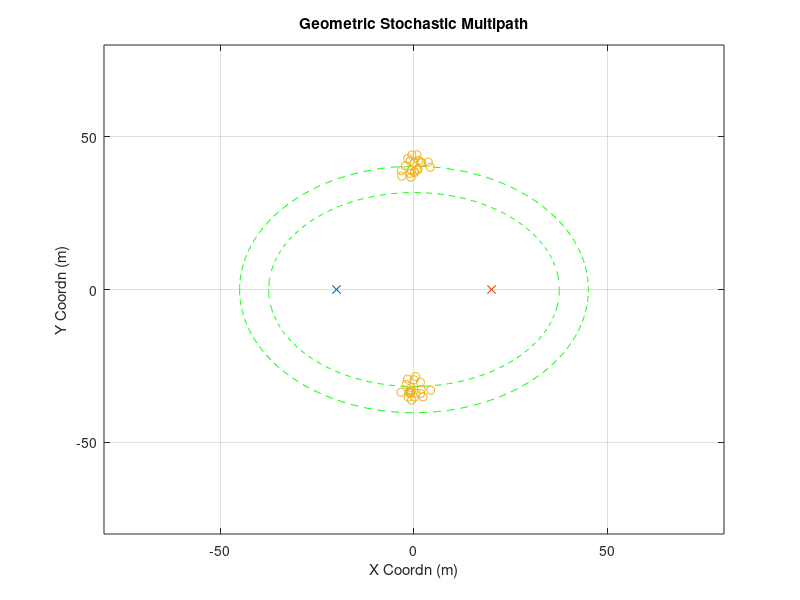

This figure's MATLAB source: (Note: this script raises an error after producing the figure.)
% test whether it is possible to get reasonable "initial guess" of channle
% parameter
clear;clc;close all
% rng(2)
%% other parameter
plot_ellipse = 1;
noise_pow = 1;

%% Goemetry Parameters
Nt = 16;
Nr = 16;
D_bs2ue = 40;
loc0_ue = [-D_bs2ue/2,0];
loc0_bs = [D_bs2ue/2,0];
speed_c = 3e8;
fc = 28e9;
%% Large Scale Parameter (Multiple Clusters)
cluster_delay = [300e-9,250e-9];
cluster_num = 2;
ray_num = 20;

%% Cluster Generation (Strongest Two?)
for cluster_index = 1:cluster_num
    delay = cluster_delay(cluster_index);
    ellipse_len = delay*speed_c;
    a = ellipse_len/2;
    c = D_bs2ue/2;
    b = sqrt(a^2-c^2);
    
%     AOA = rand*pi-pi/2;
    if cluster_index==1
        AOA = pi/2;
    else
        AOA = -pi/2;
    end
    loc_cluster_cnt = [a*cos(AOA),b*sin(AOA)];
    loc_cluster = repmat(loc_cluster_cnt,ray_num,1)+[randn(ray_num,1)*2,randn(ray_num,1)*2];
    loc_cluster_total((cluster_index-1)*ray_num+1:cluster_index*ray_num,:) =  loc_cluster;
    
    for ray_index = 1:ray_num
        raydelay(cluster_index,ray_index) = (norm(loc_cluster(ray_index,:)-loc0_bs)...
                    +norm(loc_cluster(ray_index,:)-loc0_ue))/speed_c;
        temp = loc_cluster(ray_index,:) - loc0_ue;
        rayAOA(cluster_index,ray_index) = angle(temp(1)+1j*temp(2));
        temp = loc_cluster(ray_index,:) - loc0_bs;
        rayAOD(cluster_index,ray_index) = angle(temp(1)+1j*temp(2));
    end
    raygain = exp(1j*rand(cluster_num, ray_num)*2*pi);
%     raygain(2,:) = zeros(1,ray_num);
    
    fprintf('Cluster %d:\n',cluster_index);
    fprintf('DS Mean:    %4.2f ns\n', mean(raydelay(cluster_index,:)*1e9));
    fprintf('DS Std Dev: %4.2f ns\n', sqrt(var(raydelay(cluster_index,:)*1e9)));
    fprintf('AOAS Mean:    %4.2f degree\n', mean(rayAOA(cluster_index,:)/pi*180));
    fprintf('AOAS Std Dev: %4.2f degree\n', sqrt(var(rayAOA(cluster_index,:)/pi*180)));
    fprintf('AODS Mean:    %4.2f degree\n', mean(rayAOD(cluster_index,:)/pi*180));
    fprintf('AODS Std Dev: %4.2f degree\n', sqrt(var(rayAOD(cluster_index,:)/pi*180)));
    
    % plot ellipse
    if plot_ellipse
        t = -pi:0.01:pi;
        x = a*cos(t);
        y = b*sin(t);
        figure(99)
        plot(x,y,'g--');hold on
    end
end

% plot of scattering ellipse
if plot_ellipse
    figure(99)
    plot(loc0_ue(1),loc0_ue(2),'x');hold on
    plot(loc0_bs(1),loc0_bs(2),'x');hold on
    plot(loc_cluster_total(:,1),loc_cluster_total(:,2),'o');hold on
    title('Geometric Stochastic Multipath')
    axis([-80,80,-80,80])
    xlabel('X Coordn (m)')
    ylabel('Y Coordn (m)')
    grid on
end

%% Frequency Domain MIMO Channel & Frequency Domain Equivalent Beamspace Channel
Nfft = 512;
H_freq0 = get_H_freq2( raygain,...
                       raydelay,...
                       rayAOA,...
                       rayAOD,...
                       cluster_num,...
                       ray_num,...
                       Nt, Nr);
norm_factor = sqrt(mean(mean(mean(abs(H_freq0).^2))));
% norm_factor = 1;
H_freq0 = H_freq0 / norm_factor ;

%%
phi1 = mean(rayAOA(1,:),2);
% phi_round1 = round(mean(rayAOA(1,:),2)/pi*2^6)/2^6*pi;
phi_round1 = phi1;
arx1 = exp(1j*(0:Nr-1)'*pi*sin(phi_round1))/sqrt(Nr);

phi_round1_leftasst = (round(mean(rayAOA(1,:),2)/pi*2^6)-0.25)/2^6*pi;
arx1_leftasst = exp(1j*(0:Nr-1)'*pi*sin(phi_round1_leftasst))/sqrt(Nr);
phi_round1_rightasst = (round(mean(rayAOA(1,:),2)/pi*2^6)+0.25)/2^6*pi;
arx1_rightasst = exp(1j*(0:Nr-1)'*pi*sin(phi_round1_rightasst))/sqrt(Nr);

theta1 = mean(rayAOD(1,:),2);
atx1 = exp(1j*(0:Nt-1)'*pi*sin(theta1))/sqrt(Nt);

phi2 = mean(rayAOA(2,:),2);
% phi_round2 = round(mean(rayAOA(2,:),2)/pi*2^6)/2^6*pi;
phi_round2 = phi2;
arx2 = exp(1j*(0:Nr-1)'*pi*sin(phi_round2))/sqrt(Nr);
theta2 = mean(rayAOD(2,:),2);
atx2 = exp(1j*(0:Nt-1)'*pi*sin(theta2))/sqrt(Nt);
%% quick look at post-beamforming wideband channel 
if noise_pow == 10
    NMSE = -10;
elseif noise_pow == 1
    NMSE = -20;
elseif noise_pow == 0.1
    NMSE = -30;
end

H_error_scaler = sqrt(10^(NMSE/10));
for kk=1:Nfft
    H_error = (randn(Nr,Nt)+1j*randn(Nr,Nt))/sqrt(2)*H_error_scaler;
    H_BB1(kk,1) = arx1'*(squeeze(H_freq0(:,:,kk))+H_error)*atx1;
    H_BB2(kk,1) = arx2'*(squeeze(H_freq0(:,:,kk))+H_error)*atx2;
end
% figure
% plot(10*log10(abs(H_BB1(:,1))))
% grid on
% xlabel('Subcarrier Index')
% ylabel('Channel Gain (dB)')
%% OMP approach 
G = 1000;
Nfft = 512;
tau_range = linspace(150,350,G)*1e-9;
krange = transpose(1:Nfft);
for gg=1:G
    Psi(:,gg) = exp(-1j*(2*pi)*krange*tau_range(gg)/(Nfft*1e-9));
end
s_tau = zeros(Nfft,ray_num);
h_res = H_BB1(:,1);
for rr=1:ray_num
    [~, kr_bb1(rr)] = max(abs(Psi'*h_res));
    s_tau(:,rr) = Psi(:,kr_bb1(rr));
    h_res = (eye(Nfft) - s_tau(:,1:rr)*pinv(s_tau(:,1:rr)))*H_BB1(:,1);
end

s_tau = zeros(Nfft,ray_num);
h_res = H_BB2(:,1);
for rr=1:ray_num
    [~, kr_bb2(rr)] = max(abs(Psi'*h_res));
    s_tau(:,rr) = Psi(:,kr_bb2(rr));
    h_res = (eye(Nfft) - s_tau(:,1:rr)*pinv(s_tau(:,1:rr)))*H_BB2(:,1);
end
% [sort(tau_range(kr)).' sort(raydelay(1,:)).']*1e9
%% Parameter refinement using Alternative Search in BB1
t_num = 50;
for tt = 1:t_num
    if tt==1
        rayAOA_prev = ones(1,ray_num)*phi1;
        raydelay_prev = tau_range(kr_bb1);
    elseif tt>1
        raydelay_prev = tau_est;
        rayAOA_prev = AOA_est;
        raygain_prev = alpha_est;
    end

    % Alternative estimation parameters
    
        %---------------------------------------------
        % Alpha estimation using previous tau and phi
        %---------------------------------------------
        for kk=1:Nfft
            if tt==1
                bigPhi = ones(1,ray_num)*1e-5;
            else
                bigPhi = sin(rayAOA_prev(1,:))-sin(phi_round1);
            end
            bigTheta = -sin(rayAOD(1,:))+sin(theta1);
            BigAlpha(kk,:) = exp(-1j*2*pi*kk*(raydelay_prev(1,:))/(1e-9*Nfft))...
                .*(1-exp(1j*pi*Nr*bigPhi))./(1-exp(1j*pi*bigPhi))...
                .*Nt...
                ./(Nt*Nr);
        end
        alpha_est = (pinv(BigAlpha)*H_BB1(:,1)).';
%         H_BB1_pred(:,tt) = BigAlpha*(alpha_est.');
%         figure
%         plot(abs(H_BB1_pred(:,tt)));hold on
%         plot(abs(H_BB1(:,1)));hold on
%         legend('pred','true')
        
        
        %---------------------------------------------
        % tau estimation with previous alpha and phi
        %---------------------------------------------
        for kk=1:Nfft
%             bigPhi = sin(rayAOA_prev(1,:))-sin(phi_round1);
            bigTheta = -sin(rayAOD(1,:))+sin(theta1);
            BigTau(kk,:) = (-1j*2*pi/(Nfft*1e-9)*kk)...
            .*exp(-1j*2*pi*kk*(raydelay_prev(1,:))/(1e-9*Nfft))...
            .*alpha_est...    
            .*(1-exp(1j*pi*Nr*bigPhi))./(1-exp(1j*pi*bigPhi))...
            .*Nt...
            ./(Nt*Nr);
            
            BigTau_const(kk,:) = exp(-1j*2*pi*kk*(raydelay_prev(1,:))...
            /(1e-9*Nfft))...
            .*alpha_est...    
            .*(1-exp(1j*pi*Nr*bigPhi))./(1-exp(1j*pi*bigPhi))...
            .*Nt...
            ./(Nt*Nr);
        end
%         H_BB1_pred(:,tt) = sum(BigTau_const,2)+BigTau*((raydelay(1,:)-raydelay_prev(1,:)).');
        deltatau_est = pinv([real(BigTau);imag(BigTau)])...
            *[real(H_BB1(:,1)-sum(BigTau_const,2));imag(H_BB1(:,1)-sum(BigTau_const,2))];
        tau_est = raydelay_prev(1,:) + deltatau_est.';
%         H_BB1_pred_real(:,tt) = real(BigTau) * deltatau_est + real(sum(BigTau_const,2));
%         H_BB1_pred_imag(:,tt) = imag(BigTau) * deltatau_est + imag(sum(BigTau_const,2));
%         figure
%         plot(abs(H_BB1_pred_real(:,tt)+1j*H_BB1_pred_imag(:,tt)));hold on
%         plot(abs(H_BB1(:,1)));hold on
%         legend('pred','true')

        %---------------------------------------------
        % phi estimation using previous alpha and tau
        %---------------------------------------------
%         rayAOA_prev(1,:) = rayAOA_prev(1,:) + deltaAOA_est;
        for kk=1:Nfft
%             bigPhi = sin(rayAOA_prev(1,:))-sin(phi_round1);
            bigTheta = -sin(rayAOD(1,:))+sin(theta1);
            BigPhi_const(kk,:) = alpha_est(1,:)...
                .*exp(-1j*2*pi*kk*(tau_est)/(1e-9*Nfft))...
                .*(1-exp(1j*pi*Nr*bigPhi))./(1-exp(1j*pi*bigPhi))...
                .*Nt...
                ./(Nt*Nr);
            for ray_index=1:ray_num
                phi_bar = phi_round1;
                phi_chan = rayAOA_prev(1,ray_index);
                BigPHI(kk,ray_index) = alpha_est(ray_index)...
                .*exp(-1j*2*pi*kk*(tau_est(ray_index))/(1e-9*Nfft))...
                .*((-1j*pi*Nr*cos(rayAOA_prev(1,ray_index)))*exp(1j*pi*Nr*bigPhi(ray_index))*(1-exp(1j*pi*bigPhi(ray_index)))...
                -(1-exp(1j*pi*Nr*bigPhi(ray_index)))*exp(1j*pi*bigPhi(ray_index))*(-1j*pi*cos(rayAOA_prev(1,ray_index))))...
                ./((1-exp(1j*pi*bigPhi(ray_index)))^2)...
                .*Nt...
                ./(Nt*Nr);
            end
        end
%         H_BB1_pred(:,tt) = sum(BigPhi_const,2)+BigPHI*((rayAOA(1,:)-rayAOA_prev(1,:)).');
        deltaAOA_est = pinv([real(BigPHI);imag(BigPHI)])...
            *[real(H_BB1(:,1)-sum(BigPhi_const,2));imag(H_BB1(:,1)-sum(BigPhi_const,2))];
        AOA_est = rayAOA_prev(1,:) + deltaAOA_est.';
        
%         H_BB1_pred_real(:,tt) = real(BigPHI) * deltaAOA_est + real(sum(BigPhi_const,2));
%         H_BB1_pred_imag(:,tt) = imag(BigPHI) * deltaAOA_est + imag(sum(BigPhi_const,2));
%         figure
%         plot(abs(H_BB1_pred_real(:,tt)+1j*H_BB1_pred_imag(:,tt)));hold on
%         plot(abs(H_BB1(:,1)));hold on
%         legend('pred','true')
        
        %---------------------------------------------
        % Post-Beamforming Channel Using Estimated Parameter
        %---------------------------------------------
        bigPhi_est = sin(AOA_est)-sin(phi_round1);
        for kk=1:Nfft
        H_BB1_pred(kk,tt) = sum(alpha_est(1,:)...
                .*exp(-1j*2*pi*kk*tau_est/(1e-9*Nfft))...
                .*(1-exp(1j*pi*Nr*bigPhi_est))./(1-exp(1j*pi*bigPhi_est))...
                ./Nr);
        end

    MSE_init1(tt) = norm(H_BB1(:,1)-H_BB1_pred(:,tt),'fro')/norm(H_BB1(:,1),'fro');
end
% wrap-up everything for tracking
tau_est1 = tau_est;
AOA_est1= AOA_est;
alpha_est1 = alpha_est;
%% 
figure
plot(MSE_init1);hold on;grid on
xlabel('Iteration')
title('MSE in Initilization')
ylabel('MSE in BB1')
%% Parameter refinement using Alternative Search in BB2
t_num = 50;
for tt = 1:t_num
    if tt==1
        rayAOA_prev = ones(1,ray_num)*phi2;
        raydelay_prev = tau_range(kr_bb2);
    elseif tt>1
        raydelay_prev = tau_est;
        rayAOA_prev = AOA_est;
        raygain_prev = alpha_est;
    end

    % Alternative estimation parameters
    
        %---------------------------------------------
        % Alpha estimation using previous tau and phi
        %---------------------------------------------
        for kk=1:Nfft
            if tt==1
                bigPhi = ones(1,ray_num)*1e-5;
            else
                bigPhi = sin(rayAOA_prev(1,:))-sin(phi_round2);
            end
%             bigPhi = sin(rayAOA_prev(1,:))-sin(phi_round2);
            bigTheta = -sin(rayAOD(2,:))+sin(theta2);
            BigAlpha(kk,:) = exp(-1j*2*pi*kk*(raydelay_prev(1,:))/(1e-9*Nfft))...
                .*(1-exp(1j*pi*Nr*bigPhi))./(1-exp(1j*pi*bigPhi))...
            .*Nt...
            ./(Nt*Nr);
        end
        alpha_est = (pinv(BigAlpha)*H_BB2(:,1)).';
        H_BB2_pred(:,tt) = BigAlpha*(alpha_est.');
%         figure
%         plot(abs(H_BB1_pred(:,tt)));hold on
%         plot(abs(H_BB1(:,tt)));hold on
%         legend('pred','true')
        
        
        %---------------------------------------------
        % tau estimation with previous alpha and phi
        %---------------------------------------------
        for kk=1:Nfft
%             bigPhi = sin(rayAOA_prev(1,:))-sin(phi_round2);
            bigTheta = -sin(rayAOD(2,:))+sin(theta2);
            BigTau(kk,:) = (-1j*2*pi/(Nfft*1e-9)*kk)...
            .*exp(-1j*2*pi*kk*(raydelay_prev(1,:))/(1e-9*Nfft))...
            .*alpha_est...    
            .*(1-exp(1j*pi*Nr*bigPhi))./(1-exp(1j*pi*bigPhi))...
            .*Nt...
            ./(Nt*Nr);
            
            BigTau_const(kk,:) = exp(-1j*2*pi*kk*(raydelay_prev(1,:))...
            /(1e-9*Nfft))...
            .*alpha_est...    
            .*(1-exp(1j*pi*Nr*bigPhi))./(1-exp(1j*pi*bigPhi))...
            .*Nt...
            ./(Nt*Nr);
        end
%         H_BB1_pred(:,tt) = sum(BigTau_const,2)+BigTau*((raydelay(1,:)-raydelay_prev(1,:)).');
        deltatau_est = pinv([real(BigTau);imag(BigTau)])...
            *[real(H_BB2(:,1)-sum(BigTau_const,2));imag(H_BB2(:,1)-sum(BigTau_const,2))];
        tau_est = raydelay_prev(1,:) + deltatau_est.';
%         H_BB2_pred_real(:,tt) = real(BigTau) * deltatau_est + real(sum(BigTau_const,2));
%         H_BB2_pred_imag(:,tt) = imag(BigTau) * deltatau_est + imag(sum(BigTau_const,2));
%         figure
%         plot(abs(H_BB2_pred_real(:,tt)+1j*H_BB2_pred_imag(:,tt)));hold on
%         plot(abs(H_BB2(:,1)));hold on
%         legend('pred','true')

        %---------------------------------------------
        % phi estimation using previous alpha and tau
        %---------------------------------------------
%         rayAOA_prev(1,:) = rayAOA_prev(1,:) + deltaAOA_est;
        for kk=1:Nfft
%             bigPhi = sin(rayAOA_prev(1,:))-sin(phi_round2);
            bigTheta = -sin(rayAOD(2,:))+sin(theta2);
            BigPhi_const(kk,:) = alpha_est(1,:)...
                .*exp(-1j*2*pi*kk*(tau_est)/(1e-9*Nfft))...
                .*(1-exp(1j*pi*Nr*bigPhi))./(1-exp(1j*pi*bigPhi))...
                .*Nt...
                ./(Nt*Nr);
            for ray_index=1:ray_num
                phi_bar = phi_round1;
                phi_chan = rayAOA_prev(1,ray_index);
                BigPHI(kk,ray_index) = alpha_est(ray_index)...
                .*exp(-1j*2*pi*kk*(tau_est(ray_index))/(1e-9*Nfft))...
                .*((-1j*pi*Nr*cos(rayAOA_prev(1,ray_index)))*exp(1j*pi*Nr*bigPhi(ray_index))*(1-exp(1j*pi*bigPhi(ray_index)))...
                -(1-exp(1j*pi*Nr*bigPhi(ray_index)))*exp(1j*pi*bigPhi(ray_index))*(-1j*pi*cos(rayAOA_prev(1,ray_index))))...
                ./((1-exp(1j*pi*bigPhi(ray_index)))^2)...
                .*Nt...
                ./(Nt*Nr);
            end
        end
%         H_BB1_pred(:,tt) = sum(BigPhi_const,2)+BigPHI*((rayAOA(1,:)-rayAOA_prev(1,:)).');
        deltaAOA_est = pinv([real(BigPHI);imag(BigPHI)])...
            *[real(H_BB2(:,1)-sum(BigPhi_const,2));imag(H_BB2(:,1)-sum(BigPhi_const,2))];
        AOA_est = rayAOA_prev(1,:) + deltaAOA_est.';
        
%         H_BB1_pred_real(:,tt) = real(BigPHI) * deltaAOA_est + real(sum(BigPhi_const,2));
%         H_BB1_pred_imag(:,tt) = imag(BigPHI) * deltaAOA_est + imag(sum(BigPhi_const,2));
%         figure
%         plot(abs(H_BB2_pred_real(:,tt)+1j*H_BB2_pred_imag(:,tt)));hold on
%         plot(abs(H_BB2(:,1)));hold on
%         legend('pred','true')
        
        %---------------------------------------------
        % Post-Beamforming Channel Using Estimated Parameter
        %---------------------------------------------
        bigPhi_est = sin(AOA_est)-sin(phi_round2);
        for kk=1:Nfft
        H_BB2_pred(kk,tt) = sum(alpha_est(1,:)...
                .*exp(-1j*2*pi*kk*tau_est/(1e-9*Nfft))...
                .*(1-exp(1j*pi*Nr*bigPhi_est))./(1-exp(1j*pi*bigPhi_est))...
                .*Nt...
                ./(Nt*Nr));
        end
%         figure
%         plot(abs(H_BB2_pred(:,tt)));hold on
%         plot(abs(H_BB2(:,1)));hold on
%         legend('pred','true')


    MSE_init2(tt) = norm(H_BB2(:,1)-H_BB2_pred(:,tt),'fro')/norm(H_BB2(:,1),'fro');
end

% wrap-up everything for tracking
tau_est2 = tau_est;
AOA_est2 = AOA_est;
alpha_est2 = alpha_est;

%%
% figure
% plot(MSE_init2);hold on;grid on
% xlabel('Iteration')
% title('MSE in Initilization')
% ylabel('MSE in BB2')
%% Channel change in BB1 and BB2
rho = 1;
speed_rotate = -100/180*pi;
t_range = (2.5:2.5:200)*1e-3;
for tt = 1:length(t_range)
    t_now = t_range(tt);
    dt = t_range(2)-t_range(1);
    
    % setup speed
    if t_now<500e-3
        speed_v = [10, 0];
    else
        speed_v = [10, 0];
    end
    
    if tt==1
        loc_ue = loc0_ue + speed_v * dt;
    else
        loc_ue = loc_ue + speed_v * dt;
    end
     
%     clc
%     fprintf('Time Evolution %2.4f s\n',t_range(tt));
    [raydelay, rayAOA, rayAOD ] = get_multipath(loc0_bs, loc_ue, loc_cluster_total,...
                                            cluster_num, ray_num );
    rayAOA = rayAOA + speed_rotate * (tt-1) * dt;
%     raygain = raygain.*exp(1j*rand(cluster_num,ray_num)*2*pi*sqrt(1-rho^2));
    raygain = rho * raygain + (randn(cluster_num,ray_num)+1j*randn(cluster_num,ray_num))...
                                /sqrt(2)*sqrt(1-rho^2);

%     H_freq = get_H_freq2(raygain, raydelay, rayAOA, rayAOD, cluster_num, ray_num, Nt, Nr);
%     H_freq = H_freq / norm_factor ;

    raygain_true_BB1(tt,:)  = raygain(1,:);
    raygain_true_BB2(tt,:)  = raygain(2,:);
    
    raydelay_true_BB1(tt,:)  = raydelay(1,:);
    raydelay_true_BB2(tt,:)  = raydelay(2,:);
    
    rayAOA_true_BB1(tt,:)  = rayAOA(1,:);
    rayAOA_true_BB2(tt,:)  = rayAOA(2,:);
end

%% Parameter tracking using gradient descent
stepsize = 1e-7;

raydelay_est_BB1 = zeros(length(t_range),ray_num);
rayAOA_est_BB1 = zeros(length(t_range),ray_num);
raygain_est_BB1 = zeros(length(t_range),ray_num);

raydelay_est_BB2 = zeros(length(t_range),ray_num);
rayAOA_est_BB2 = zeros(length(t_range),ray_num);
raygain_est_BB2 = zeros(length(t_range),ray_num);

for tt = 1:length(t_range)
    
    raygain(1,:) = raygain_true_BB1(tt,:);
    raydelay(1,:) = raydelay_true_BB1(tt,:);
    rayAOA(1,:) = rayAOA_true_BB1(tt,:);
    
    raygain(2,:) = raygain_true_BB2(tt,:);
    raydelay(2,:) = raydelay_true_BB2(tt,:);
    rayAOA(2,:) = rayAOA_true_BB2(tt,:);
    
    H_freq = get_H_freq2(raygain, raydelay, rayAOA, rayAOD, cluster_num, ray_num, Nt, Nr);
    H_freq = H_freq / norm_factor;
    MIMO_noise = (randn(Nr,Nt,Nfft)+1j*randn(Nr,Nt,Nfft))*sqrt(noise_pow/2);
    H_freq_noisy = H_freq + MIMO_noise;
    
    arx1 = exp(1j*(0:Nr-1)'*pi*sin(phi_round1))/sqrt(Nr);
    arx2 = exp(1j*(0:Nr-1)'*pi*sin(phi_round2))/sqrt(Nr);

    for kk=1:Nfft
        H_error = (randn(Nr,Nt)+1j*randn(Nr,Nt))/sqrt(2)*H_error_scaler;
        H_BB1(kk,tt) = arx1'*(squeeze(H_freq(:,:,kk))+H_error)*atx1;   
        H_BB2(kk,tt) = arx2'*(squeeze(H_freq(:,:,kk))+H_error)*atx2;   
    end
    
    if tt==1
        raydelay_est_BB1(tt,:) = tau_est1;
        rayAOA_est_BB1(tt,:) = AOA_est1;
        raygain_est_BB1(tt,:) = alpha_est1;

        raydelay_est_BB2(tt,:) = tau_est2;
        rayAOA_est_BB2(tt,:) = AOA_est2;
        raygain_est_BB2(tt,:) = alpha_est2;
        
%         raydelay_est_BB1(tt,:) = raydelay(1,:);
%         rayAOA_est_BB1(tt,:) = rayAOA(1,:);
%         raygain_est_BB1(tt,:) = raygain(1,:)/norm_factor;
%         
%         raydelay_est_BB2(tt,:) = raydelay(2,:);
%         rayAOA_est_BB2(tt,:) = rayAOA(2,:);
%         raygain_est_BB2(tt,:) = raygain(2,:)/norm_factor;
    else
        raydelay_est_BB1(tt,:) = tau_est_BB1;
        rayAOA_est_BB1(tt,:) = phi_est_BB1;
        raygain_est_BB1(tt,:) = alpha_est_BB1;
        
        raydelay_est_BB2(tt,:) = tau_est_BB2;
        rayAOA_est_BB2(tt,:) = phi_est_BB2;
        raygain_est_BB2(tt,:) = alpha_est_BB2;
    end
    
    % gain is not updated in this algorithm
    alpha_est_BB1 = raygain_est_BB1(tt,:);
    alpha_est_BB2 = raygain_est_BB2(tt,:);

    % LMS update for channel parameters in BB1
    [tau_est_BB1, deltaAOA_est_BB1,  phi_est_BB1] ...
        = LMS_tracking_v2( alpha_est_BB1,...
                        raydelay_est_BB1(tt,:),...
                        rayAOA_est_BB1(tt,:),...
                        phi_round1,...
                        rayAOD(1,:),...
                        theta1,...
                        H_BB1(:,tt),...
                        Nt, Nr, Nfft, ray_num, stepsize);

    phi_round1 = phi_round1 + stepsize * deltaAOA_est_BB1.';

        % LMS update for channel parameters in BB2
    [tau_est_BB2, deltaAOA_est_BB2,  phi_est_BB2] ...
        = LMS_tracking_v2( alpha_est_BB2,...
                        raydelay_est_BB2(tt,:),...
                        rayAOA_est_BB2(tt,:),...
                        phi_round2,...
                        rayAOD(2,:),...
                        theta2,...
                        H_BB2(:,tt),...
                        Nt, Nr, Nfft, ray_num, stepsize);

    phi_round2 = phi_round2 + stepsize * deltaAOA_est_BB2.';
        %---------------------------------------------
        % Post-Beamforming Channel Using Estimated Parameter
        %---------------------------------------------
        bigPhi_est = sin(phi_est_BB1)-sin(phi_round1);
        bigTheta = -sin(rayAOD(1,:))+sin(theta1);
        for kk=1:Nfft
        H_BB1_pred(kk,tt) = sum(alpha_est_BB1(1,:)...
                .*exp(-1j*2*pi*kk*tau_est_BB1/(1e-9*Nfft))...
                .*(1-exp(1j*pi*Nr*bigPhi_est))./(1-exp(1j*pi*bigPhi_est))...
                .*Nt...
                ./(Nt*Nr));
        end
        
        bigPhi_est = sin(phi_est_BB2)-sin(phi_round2);
        bigTheta = -sin(rayAOD(2,:))+sin(theta2);
        for kk=1:Nfft
        H_BB2_pred(kk,tt) = sum(alpha_est_BB2(1,:)...
                .*exp(-1j*2*pi*kk*tau_est_BB2/(1e-9*Nfft))...
                .*(1-exp(1j*pi*Nr*bigPhi_est))./(1-exp(1j*pi*bigPhi_est))...
                .*Nt...
                ./(Nt*Nr));
        end

    
    % post-BF evaluation
    MSE_tracking_BB1(tt) = norm(H_BB1(:,tt)-H_BB1_pred(:,tt),'fro')/norm(H_BB1(:,tt),'fro');
    MSE_oldest_BB1(tt) = norm(H_BB1(:,tt)-H_BB1(:,1),'fro')/norm(H_BB1(:,tt),'fro');
    
    MSE_tracking_BB2(tt) = norm(H_BB2(:,tt)-H_BB2_pred(:,tt),'fro')/norm(H_BB2(:,tt),'fro');
    MSE_oldest_BB2(tt) = norm(H_BB2(:,tt)-H_BB2(:,1),'fro')/norm(H_BB2(:,tt),'fro');
    
    % capacity evaluation
%     L = cluster_num;
    L = 1;
    SINR_k = zeros(L,Nfft);

    H_freq_est = get_H_freq2([alpha_est_BB1; alpha_est_BB2],...
                             [tau_est_BB1;   tau_est_BB2],...
                             [phi_est_BB1;   phi_est_BB2],...
                              rayAOD,...
                              cluster_num,...
                              ray_num,...
                              Nt, Nr);
    
    for kk=1:Nfft
        [U,S,V] = svd(H_freq_est(:,:,kk));
        [diag_S, temp_idx] = sort(diag(S), 'descend');
        S_sorted  = diag(diag_S);
        U_sorted = U(:,temp_idx);
        V_sorted = V(:,temp_idx); 
        U_est{kk} = U_sorted(:,1:L);
        V_est{kk} = V_sorted(:,1:L);
        
        % true chan
        H_k = squeeze(H_freq(:,:,kk));
        gain = U_est{kk}' * H_k *V_est{kk};
        
        if L==2
            % Capcity computing with L = 2 multiplexed streams
            SINR_k(1, kk) = abs(gain(1,1))^(2) / ((abs(gain(1,2)).^2) + noise_pow);
            SINR_k(2, kk) = abs(gain(2,2))^(2) / ((abs(gain(2,1)).^2) + noise_pow);
        elseif L==1
            % Capcity computing with L = 2 multiplexed streams
            SINR_k(1, kk) = abs(gain(1,1))^(2) / (noise_pow);
        end
    end
    if L==2
        capacity_track(tt) = mean(sum(log2(1+SINR_k))); % bps/Hz
    elseif L==1
        capacity_track(tt) = mean(log2(1+SINR_k)); % bps/Hz
    end


    
    % with perfect CSI
    for kk=1:Nfft
        H_error = (randn(Nr,Nt)+1j*randn(Nr,Nt))/sqrt(2)*H_error_scaler;
        [U,S,V] = svd((squeeze(H_freq(:,:,kk))+H_error));
        [diag_S, temp_idx] = sort(diag(S), 'descend');
        S_sorted  = diag(diag_S);
        U_sorted = U(:,temp_idx);
        V_sorted = V(:,temp_idx); 
        if tt==1
            U_true{kk} = U_sorted(:,1:L);
            V_true{kk} = V_sorted(:,1:L);
        end

        % true chan
        H_k = squeeze(H_freq(:,:,kk));
        gain_true = U_true{kk}' * H_k *V_true{kk};

        if L==2
            % Capcity computing with L = 2 multiplexed streams
            SINR_k_true(1, kk) = abs(gain_true(1,1))^(2) / ((abs(gain_true(1,2)).^2) + noise_pow);
            SINR_k_true(2, kk) = abs(gain_true(2,2))^(2) / ((abs(gain_true(2,1)).^2) + noise_pow);

        elseif L==1
            % Capcity computing with L = 2 multiplexed streams
            SINR_k_true(1, kk) = abs(gain(1,1))^(2) / (noise_pow);

        end
    end
    if L==2
        capacity_true(tt) = mean(sum(log2(1+SINR_k_true))); % bps/Hz
    elseif L==1
        capacity_true(tt) = mean(log2(1+SINR_k_true)); % bps/Hz
    end
end

%% post-beamforming NMSE
figure
plot(1e3*t_range, MSE_tracking_BB1,'linewidth',3);hold on;
plot(1e3*t_range, MSE_oldest_BB1,'linewidth',3);hold on
plot(1e3*t_range, MSE_tracking_BB2,'linewidth',3);hold on;
plot(1e3*t_range, MSE_oldest_BB2,'linewidth',3);hold on
grid on
xlabel('time (ms)')
title('MSE in Tracking')
ylabel('MSE')
legend('BB1 w/ tracking','BB1 w/o tracking','BB2 w/ tracking','BB2 w/o tracking')

%% angle and delay tracking performance
figure
subplot(221)
plot(1e9*mean(raydelay_est_BB1,2));
hold on
plot(1e9*mean(raydelay_true_BB1,2));
legend('est.','true')
ylabel('delay (ns)')
title('delay BB1')

subplot(222)
plot(1e9*mean(raydelay_est_BB2,2));
hold on
plot(1e9*mean(raydelay_true_BB2,2));
legend('est.','true')
ylabel('delay (ns)')
title('delay BB2')

subplot(223)
plot(mean(rayAOA_est_BB1,2)/pi*180);
hold on
plot(mean(rayAOA_true_BB1,2)/pi*180);
legend('est.','true')
ylabel('AOA (deg)')
title('AOA BB1')

subplot(224)
plot(mean(rayAOA_est_BB2,2)/pi*180);
hold on
plot(mean(rayAOA_true_BB2,2)/pi*180);
legend('est.','true')
ylabel('AOA (deg)')
title('AOA BB2')

%%  capacity plotting
figure;
plot(t_range, capacity_track);hold on
plot(t_range, capacity_true);hold on
legend('proposed','perfect CSI')
        
